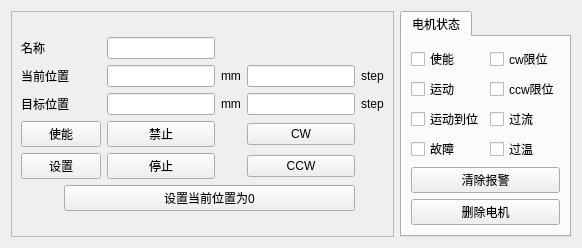
   <widget class="QWidget" name="tab_7">
    <attribute name="title">
     <string>7</string>
    </attribute>
    <layout class="QGridLayout" name="gridLayout_58">
     <item row="0" column="0">
      <layout class="QGridLayout" name="gridLayout_48">
       <item row="0" column="1">
        <widget class="QTabWidget" name="tabWidget_8">
         <property name="styleSheet">
          <string notr="true">font: 9pt &quot;黑体&quot;;</string>
         </property>
         <property name="currentIndex">
          <number>0</number>
         </property>
         <widget class="QWidget" name="tab_23">
          <attribute name="title">
           <string>电机状态</string>
          </attribute>
          <layout class="QGridLayout" name="gridLayout_49">
           <item row="0" column="0">
            <layout class="QGridLayout" name="gridLayout_50">
             <item row="0" column="0">
              <widget class="QCheckBox" name="enableflag_7">
               <property name="text">
                <string>使能</string>
               </property>
              </widget>
             </item>
             <item row="0" column="1">
              <widget class="QCheckBox" name="cwlimit_7">
               <property name="text">
                <string>cw限位</string>
               </property>
              </widget>
             </item>
             <item row="1" column="0">
              <widget class="QCheckBox" name="moveflag_7">
               <property name="text">
                <string>运动</string>
               </property>
              </widget>
             </item>
             <item row="1" column="1">
              <widget class="QCheckBox" name="ccwlimit_7">
               <property name="text">
                <string>ccw限位</string>
               </property>
              </widget>
             </item>
             <item row="2" column="0">
              <widget class="QCheckBox" name="OKflag_7">
               <property name="text">
                <string>运动到位</string>
               </property>
              </widget>
             </item>
             <item row="2" column="1">
              <widget class="QCheckBox" name="overcurrent_7">
               <property name="text">
                <string>过流</string>
               </property>
              </widget>
             </item>
             <item row="3" column="0">
              <widget class="QCheckBox" name="alarmflag_7">
               <property name="text">
                <string>故障</string>
               </property>
              </widget>
             </item>
             <item row="3" column="1">
              <widget class="QCheckBox" name="overvtemp_7">
               <property name="text">
                <string>过温</string>
               </property>
              </widget>
             </item>
             <item row="4" column="0" colspan="2">
              <widget class="QPushButton" name="clear_7">
               <property name="text">
                <string>清除报警</string>
               </property>
              </widget>
             </item>
             <item row="5" column="0" colspan="2">
              <widget class="QPushButton" name="delete_7">
               <property name="text">
                <string>删除电机</string>
               </property>
              </widget>
             </item>
            </layout>
           </item>
          </layout>
         </widget>
        </widget>
       </item>
       <item row="0" column="0">
        <widget class="QFrame" name="frame_7">
         <property name="frameShape">
          <enum>QFrame::StyledPanel</enum>
         </property>
         <property name="frameShadow">
          <enum>QFrame::Raised</enum>
         </property>
         <layout class="QGridLayout" name="gridLayout_51">
          <item row="0" column="0">
           <layout class="QGridLayout" name="gridLayout_52">
            <item row="4" column="2">
             <widget class="QPushButton" name="stop_7">
              <property name="text">
               <string>停止</string>
              </property>
             </widget>
            </item>
            <item row="1" column="3">
             <widget class="QLabel" name="label_53">
              <property name="text">
               <string>mm</string>
              </property>
             </widget>
            </item>
            <item row="4" column="0" colspan="2">
             <widget class="QPushButton" name="set_7">
              <property name="text">
               <string>设置</string>
              </property>
             </widget>
            </item>
            <item row="2" column="0" colspan="2">
             <widget class="QLabel" name="label_21">
              <property name="text">
               <string>目标位置</string>
              </property>
             </widget>
            </item>
            <item row="0" column="0" colspan="2">
             <widget class="QLabel" name="label_22">
              <property name="text">
               <string>名称</string>
              </property>
             </widget>
            </item>
            <item row="1" column="4">
             <widget class="QLineEdit" name="realposition_7"/>
            </item>
            <item row="5" column="1" colspan="4">
             <widget class="QPushButton" name="zero_7">
              <property name="text">
               <string>设置当前位置为0</string>
              </property>
             </widget>
            </item>
            <item row="2" column="5">
             <widget class="QLabel" name="label_54">
              <property name="text">
               <string>step</string>
              </property>
             </widget>
            </item>
            <item row="3" column="4">
             <widget class="QPushButton" name="cw_7">
              <property name="text">
               <string>CW</string>
              </property>
             </widget>
            </item>
            <item row="1" column="0" colspan="2">
             <widget class="QLabel" name="label_23">
              <property name="text">
               <string>当前位置</string>
              </property>
             </widget>
            </item>
            <item row="1" column="5">
             <widget class="QLabel" name="label_55">
              <property name="text">
               <string>step</string>
              </property>
             </widget>
            </item>
            <item row="2" column="3">
             <widget class="QLabel" name="label_56">
              <property name="text">
               <string>mm</string>
              </property>
             </widget>
            </item>
            <item row="4" column="4">
             <widget class="QPushButton" name="ccw_7">
              <property name="text">
               <string>CCW</string>
              </property>
             </widget>
            </item>
            <item row="3" column="0" colspan="2">
             <widget class="QPushButton" name="enable_7">
              <property name="text">
               <string>使能</string>
              </property>
             </widget>
            </item>
            <item row="3" column="2">
             <widget class="QPushButton" name="disable_7">
              <property name="text">
               <string>禁止</string>
              </property>
             </widget>
            </item>
            <item row="1" column="2">
             <widget class="QLineEdit" name="ex_real_pos_7"/>
            </item>
            <item row="0" column="2">
             <widget class="QLineEdit" name="name_7"/>
            </item>
            <item row="2" column="4">
             <widget class="QLineEdit" name="position_7"/>
            </item>
            <item row="2" column="2">
             <widget class="QLineEdit" name="ex_pos_7"/>
            </item>
           </layout>
          </item>
         </layout>
        </widget>
       </item>
      </layout>
     </item>
    </layout>
   </widget>
